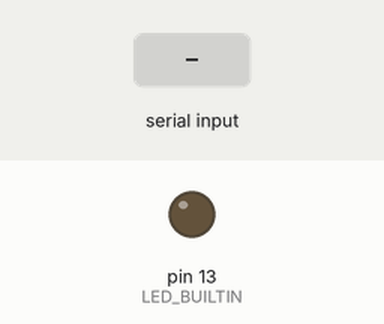
Bench run of a sketch on a simulated Arduino Uno, built with avr-gcc and run on an emulated ATmega328P. Shown: output pins drawn as LEDs (lit = HIGH). The inputs (shaded band) are chosen by the test bench. Pins used as bus, display or sensor lines are not drawn; what the sketch prints to the serial monitor is not drawn.

Above: at 2.2 s.
2.3 s: "1" received over Serial
At 3.9 s:
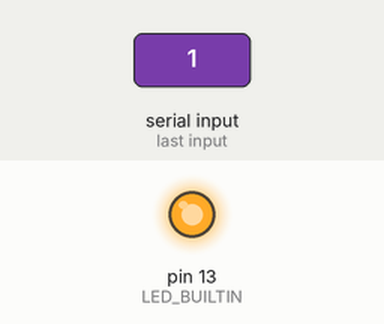
4.8 s: "0" received over Serial
At 7.1 s:
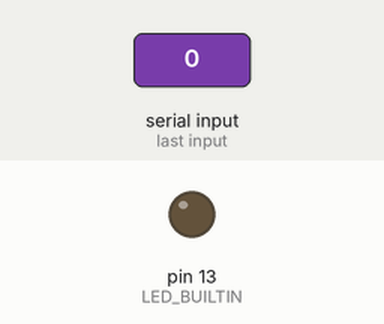
Timing chart, 0 to 8.6 s (numbered marks = the images above; inputs shaded):
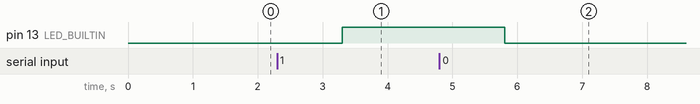

The sketch:

relay_protection_ah.ino
```cpp
//for active high devices
String cmd;
void setup() {
  // initialize digital pin LED_BUILTIN as an output.
  pinMode(LED_BUILTIN, OUTPUT);
  pinMode(2, OUTPUT);     //VCC pin-2
  delay(1000);
  digitalWrite(2,HIGH);   //VCC power on here
  Serial.begin(9600);
  digitalWrite(13,LOW);  //Relay is OFF initially (Active LOW);


}

// the loop function runs over and over again forever
void loop() {
  Serial.write("Enter Command, 1 for ON, 0 for OFF : ");
  while(Serial.available()<=0)
  {
    //waiting here
    delay(10);
  }

  cmd = Serial.readString();
  Serial.println(cmd);

  if(cmd=="1")
  {
    digitalWrite(13,HIGH);
  }

  if(cmd=="0")
  {
    digitalWrite(13,LOW);
  }


}
```

Measured:
- after the input at 2.3 s, pin 13 (LED_BUILTIN): LOW → HIGH after 1.0 s
- after the input at 4.8 s, pin 13 (LED_BUILTIN): HIGH → LOW after 1.0 s
